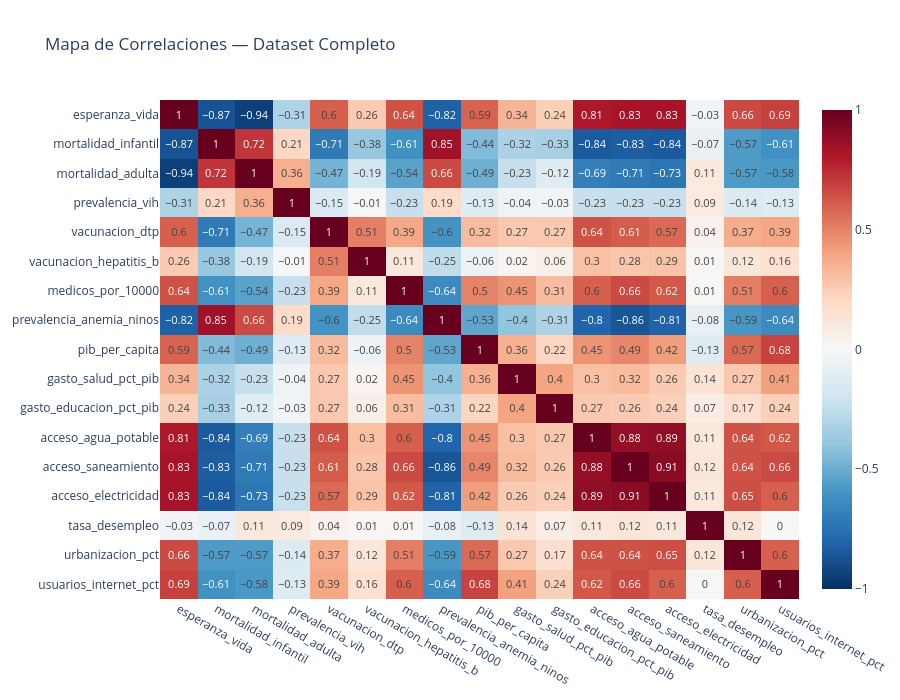

The notebook cell this image was saved under:
### Markdown cell above
---
## 4. Correlaciones con el Target

### Code cell
features = [
    'esperanza_vida', 'mortalidad_infantil', 'mortalidad_adulta',
    'prevalencia_vih', 'vacunacion_dtp', 'vacunacion_hepatitis_b',
    'medicos_por_10000', 'prevalencia_anemia_ninos', 'pib_per_capita',
    'gasto_salud_pct_pib', 'gasto_educacion_pct_pib', 'acceso_agua_potable',
    'acceso_saneamiento', 'acceso_electricidad', 'tasa_desempleo',
    'urbanizacion_pct', 'usuarios_internet_pct'
]

corr = df[features].corr().round(2)

fig = px.imshow(
    corr,
    color_continuous_scale='RdBu_r',
    zmin=-1, zmax=1,
    title='Mapa de Correlaciones — Dataset Completo',
    text_auto=True,
    aspect='auto',
    template=TEMPLATE
)
fig.update_layout(height=700)
fig.show()

### Figure 1 — Plotly figure (JSON) as saved in the notebook; plotly's stock layout.template omitted (floating-point values rounded to 4 significant figures; data arrays with more than 128 entries replaced by an {"elided": "..."} marker saying what was removed)
{"data": [{"coloraxis": "coloraxis", "hovertemplate": "x: %{x}<br>y: %{y}<br>color: %{z}<extra></extra>", "name": "0", "texttemplate": "%{z}", "type": "heatmap", "x": ["esperanza_vida", "mortalidad_infantil", "mortalidad_adulta", "prevalencia_vih", "vacunacion_dtp", "vacunacion_hepatitis_b", "medicos_por_10000", "prevalencia_anemia_ninos", "pib_per_capita", "gasto_salud_pct_pib", "gasto_educacion_pct_pib", "acceso_agua_potable", "acceso_saneamiento", "acceso_electricidad", "tasa_desempleo", "urbanizacion_pct", "usuarios_internet_pct"], "xaxis": "x", "y": ["esperanza_vida", "mortalidad_infantil", "mortalidad_adulta", "prevalencia_vih", "vacunacion_dtp", "vacunacion_hepatitis_b", "medicos_por_10000", "prevalencia_anemia_ninos", "pib_per_capita", "gasto_salud_pct_pib", "gasto_educacion_pct_pib", "acceso_agua_potable", "acceso_saneamiento", "acceso_electricidad", "tasa_desempleo", "urbanizacion_pct", "usuarios_internet_pct"], "yaxis": "y", "z": {"elided": "17x17 float values"}}], "layout": {"coloraxis": {"autocolorscale": false, "cmax": 1, "cmin": -1, "colorscale": [[0.0, "rgb(5,48,97)"], [0.1, "rgb(33,102,172)"], [0.2, "rgb(67,147,195)"], [0.3, "rgb(146,197,222)"], [0.4, "rgb(209,229,240)"], [0.5, "rgb(247,247,247)"], [0.6, "rgb(253,219,199)"], [0.7, "rgb(244,165,130)"], [0.8, "rgb(214,96,77)"], [0.9, "rgb(178,24,43)"], [1.0, "rgb(103,0,31)"]]}, "height": 700, "title": {"text": "Mapa de Correlaciones — Dataset Completo"}, "xaxis": {"anchor": "y", "domain": [0.0, 1.0]}, "yaxis": {"anchor": "x", "autorange": "reversed", "domain": [0.0, 1.0]}}}
